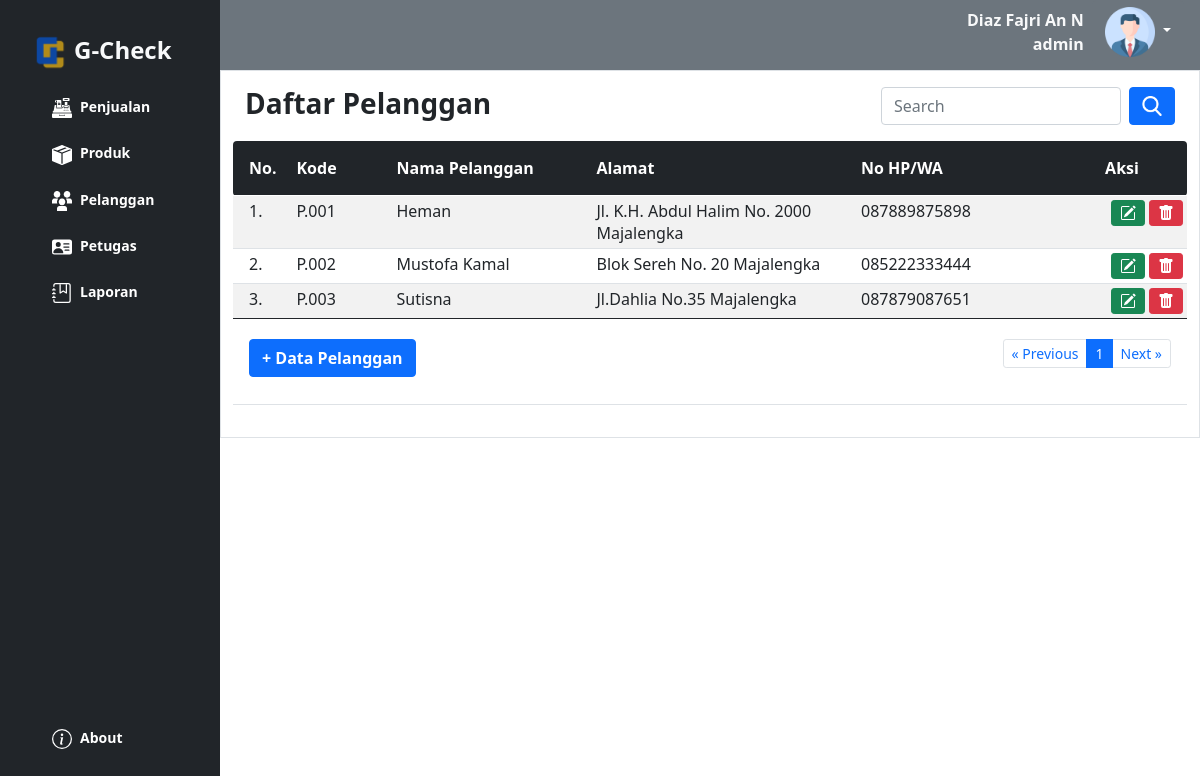
Page /pelanggan/index.php (signed in) on the earlier database version.
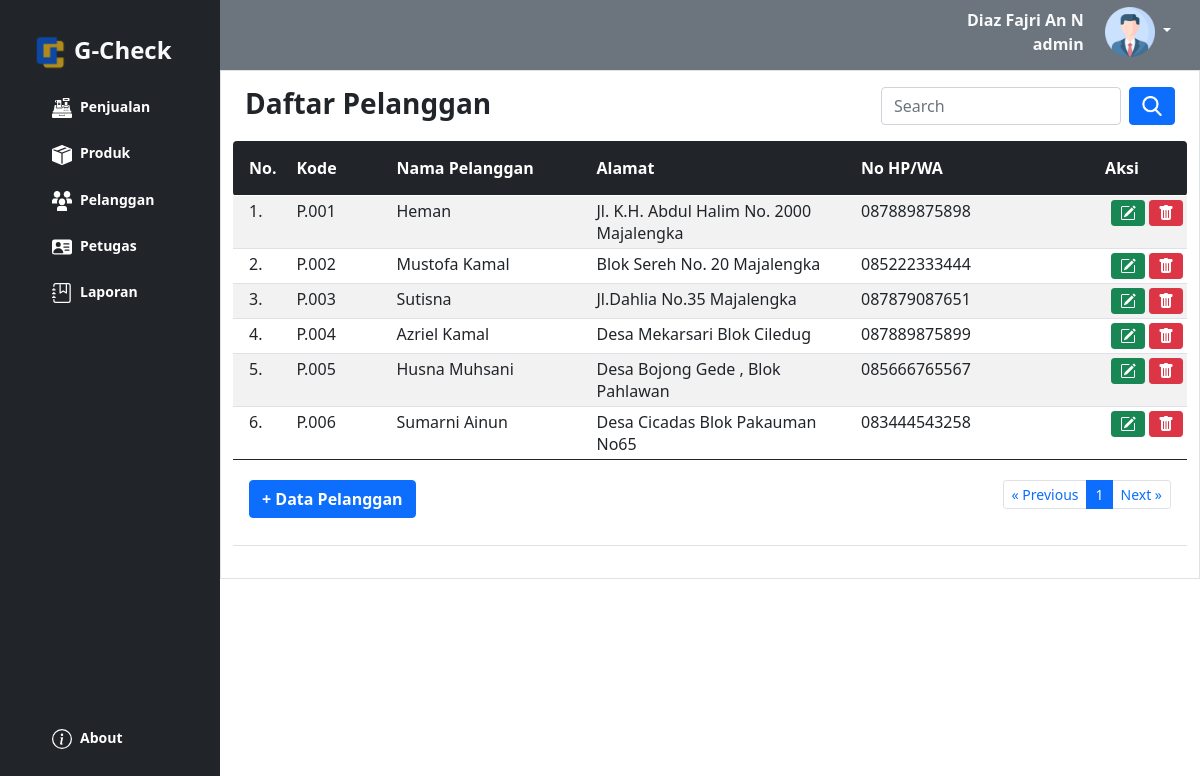
Same page on the later database version.
### tables this page shows
CREATE TABLE `pelanggan` (
  `id_pelanggan` int(11) NOT NULL,
  `kode_pelanggan` varchar(15) DEFAULT NULL,
  `nama_pelanggan` varchar(30) DEFAULT NULL,
  `alamat` text DEFAULT NULL,
  `no_hp` varchar(15) DEFAULT NULL
);

### pelanggan/index.php (the view, shortened to what this page needs)
<?php
if (!isset($_SESSION['username']) && !isset($_SESSION['password'])) {
?>
	<meta http-equiv="refresh" content="0;url=../login.php">
<?php
} else {
?>
	<html>
	<!DOCTYPE html>
	<html lang="en">
	<head>
		<link rel="stylesheet" href="../bootstrap/css/bootstrap.min.css" />
	</head>
	<body>
		<?php
		include "../sidebar.php";
		?>
		<main>
			<?php include "../header.php" ?>
			<div class="container border py-3">
				<div class="container">
					<div class="row">
						<div class="col-sm-8">
							<h3><b>Daftar Pelanggan</b></h3>
						</div>
						<div class="col-sm-4">
							<form class="d-flex" method="GET" action="">
								<input class="form-control me-2" type="text" placeholder="Search" name="np">
								<button class="btn btn-primary" type="submit"><img src="../icon/sear.png" width="20"></button>
							</form>
						</div>
					</div>
				</div>
				<table class="table table-hover table-striped table-sm">
					<thead class="bg-dark text-white">
						<tr>
							<th class="p-3 rounded-start" width="55px">No.</th>
							<th class="py-3" width="100px">Kode</th>
							<th class="py-3" width="200px">Nama Pelanggan</th>
							<th class="py-3">Alamat</th>
							<th class="py-3" width="200px">No HP/WA</th>
							<th class="py-3 text-center rounded-end" width="130px">Aksi</th>
						</tr>
					</thead>
					<tbody>
						<?php
						include "../config.php";
						$batas = 10;
						$halaman = isset($_GET['halaman']) ? (int)$_GET['halaman'] : 1;
						$halaman_awal = ($halaman > 1) ? ($halaman * $batas) - $batas : 0;
						$previous = $halaman - 1;
						$next = $halaman + 1;
						if (isset($_GET['np'])) {
							$np = $_GET['np'];
							$sqldata = "select * from pelanggan where nama_pelanggan like '%$np%'";
						} else {
							$sqldata = "select * from pelanggan";
						}
						$resdata = mysqli_query($koneksi, $sqldata);
						$jumlah_data = mysqli_num_rows($resdata);
						$total_halaman = ceil($jumlah_data / $batas);
						if (isset($_GET['np'])) {
							$np = $_GET['np'];
							$sql = "select * from pelanggan where nama_pelanggan like '%$np%' limit $halaman_awal, $batas";
						} else {
							$sql = "select * from pelanggan limit $halaman_awal, $batas";
						}
						$result = mysqli_query($koneksi, $sql);
						$no = $halaman_awal + 1;
						while ($data = mysqli_fetch_array($result)) {
						?>
							<tr>
								<td class="px-3"><?= $no ?>.</td>
								<td><?= $data['kode_pelanggan'] ?></td>
								<td><?= $data['nama_pelanggan'] ?></td>
								<td><?= $data['alamat'] ?></td>
								<td><?= $data['no_hp'] ?></td>
								<td align="right">
									<a href="" class="btn btn-success btn-sm" data-bs-toggle="modal" data-bs-target="#modaledit<?= $data['id_pelanggan'] ?>"><img src="../icon/pencil.svg"></a>
									<a class="btn btn-danger btn-sm" href="delete.php?id=<?= $data['id_pelanggan'] ?>" onclick="return confirm('Apakah Anda Yakin data produk <?= $data['nama_pelanggan'] ?> akan dihapus ?')" class="hapus"><img src="../icon/trash.svg"></a>
								</td>
							</tr>
						<?php
							$no++;
						}
						?>
					</tbody>
					<tfoot>
						<tr>
							<td colspan="6" class="text-center">
								<div class="container">
									<div class="row">
										<div class="col-4 text-start py-3">
											<button type="button" class="btn btn-primary" data-bs-toggle="modal" data-bs-target="#myModal"><b>+ Data Pelanggan</b></button>
										</div>
										<div class="col-8 text-end py-3">
											<ul class="pagination justify-content-end pagination-sm">
												<li class="page-item"><a class="page-link" <?php if ($halaman > 1) {
																								echo "href='?halaman=$previous'";
																							} ?>>&laquo; Previous</a></li>
												<?php
												for ($x = 1; $x <= $total_halaman; $x++) {
													if ($x == $halaman) {
												?>
														<li class="page-item active"><a class="page-link" href="?halaman=<?php echo $x ?>"><?php echo $x; ?></a></li>
													<?php
													} else {
													?>
														<li class="page-item"><a class="page-link" href="?halaman=<?php echo $x ?>"><?php echo $x; ?></a></li>
												<?php
													}
												}
												?>
												<li class="page-item"><a class="page-link" <?php if ($halaman < $total_halaman) {
																								echo "href='?halaman=$next'";
																							} ?>>Next &raquo;</a></li>
											</ul>
										</div>
									</div>
								</div>
							</td>
						</tr>
					</tfoot>
				</table>
			</div>
		</main>
	</body>
	</html>
<?php } ?>

Differences in the rows shown:
added pelanggan: kode_pelanggan "P.004", nama_pelanggan "Azriel Kamal", alamat "Desa Mekarsari Blok Ciledug", no_hp "087889875899"
added pelanggan: kode_pelanggan "P.005", nama_pelanggan "Husna Muhsani", alamat "Desa Bojong Gede , Blok Pahlawan", no_hp "085666765567"
added pelanggan: kode_pelanggan "P.006", nama_pelanggan "Sumarni Ainun", alamat "Desa Cicadas Blok Pakauman No65", no_hp "083444543258"
